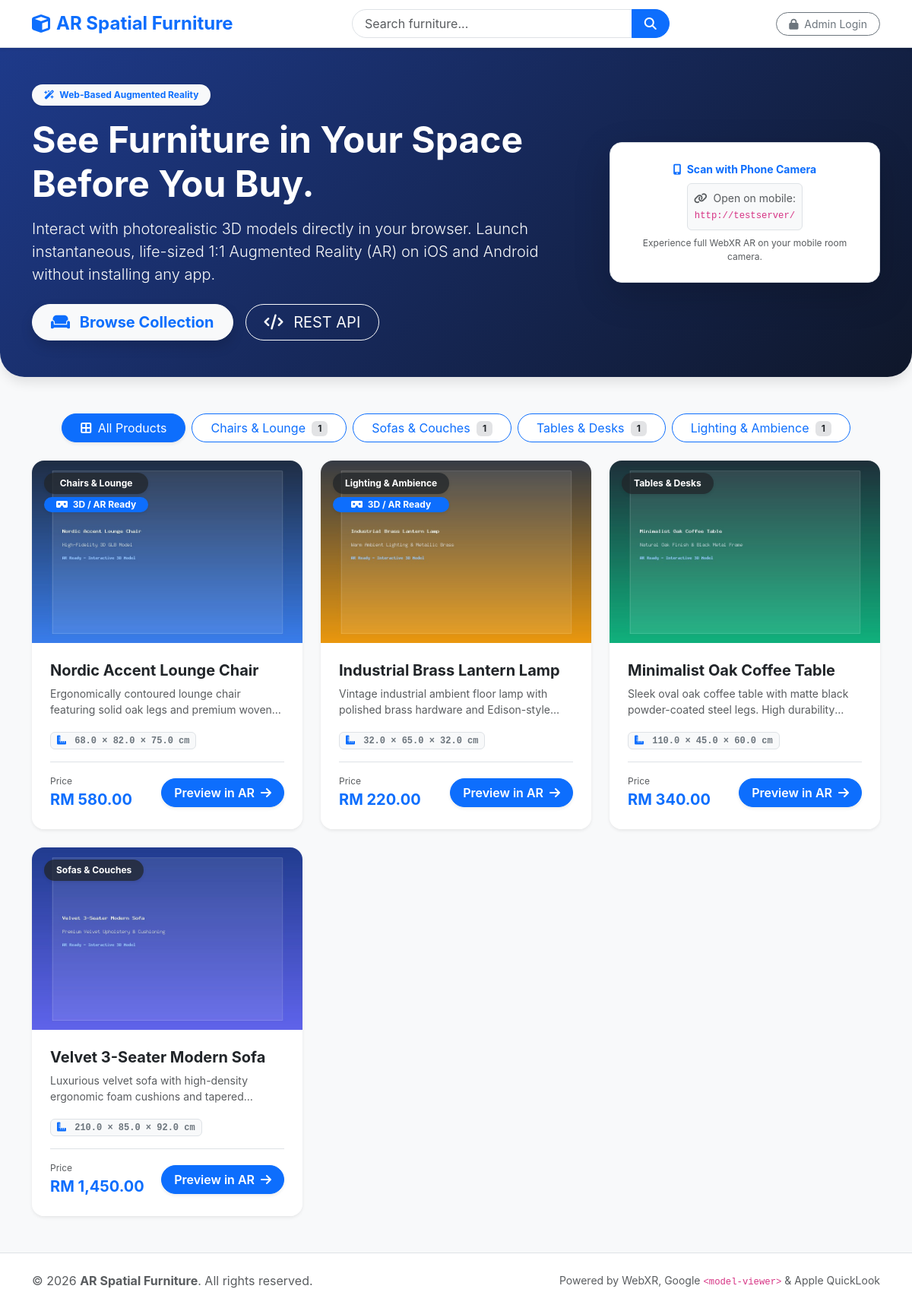
The page / on the database its author committed.
### tables this page shows
CREATE TABLE `categories` (
  `id` INT UNSIGNED AUTO_INCREMENT PRIMARY KEY,
  `slug` VARCHAR(100) NOT NULL UNIQUE,
  `name` VARCHAR(100) NOT NULL,
  `sort_order` INT NOT NULL DEFAULT 0,
  `is_active` TINYINT(1) NOT NULL DEFAULT 1,
  `created_at` DATETIME DEFAULT CURRENT_TIMESTAMP
);

CREATE TABLE `products` (
  `id` INT UNSIGNED AUTO_INCREMENT PRIMARY KEY,
  `category_id` INT UNSIGNED NOT NULL,
  `slug` VARCHAR(150) NOT NULL UNIQUE,
  `name` VARCHAR(150) NOT NULL,
  `description` TEXT NULL,
  `price` DECIMAL(10, 2) NOT NULL DEFAULT 0.00,
  `currency` VARCHAR(10) NOT NULL DEFAULT 'RM',
  `glb_path` VARCHAR(255) NULL,
  `usdz_path` VARCHAR(255) NULL,
  `thumb_path` VARCHAR(255) NULL,
  `width_cm` DECIMAL(6, 1) NULL DEFAULT 0.0,
  `height_cm` DECIMAL(6, 1) NULL DEFAULT 0.0,
  `depth_cm` DECIMAL(6, 1) NULL DEFAULT 0.0,
  `glb_x_m` DECIMAL(6, 3) NULL DEFAULT 0.000,
  `glb_y_m` DECIMAL(6, 3) NULL DEFAULT 0.000,
  `glb_z_m` DECIMAL(6, 3) NULL DEFAULT 0.000,
  `is_active` TINYINT(1) NOT NULL DEFAULT 1,
  `sort_order` INT NOT NULL DEFAULT 0,
  `created_at` DATETIME DEFAULT CURRENT_TIMESTAMP,
  `updated_at` DATETIME DEFAULT CURRENT_TIMESTAMP ON UPDATE CURRENT_TIMESTAMP,
  CONSTRAINT `fk_products_category` FOREIGN KEY (`category_id`) REFERENCES `categories` (`id`) ON DELETE CASCADE
);

### config/config.php (called while the page is built, shortened)
<?php
function getBaseUrl(): string {
    $isHttps = (!empty($_SERVER['HTTPS']) && $_SERVER['HTTPS'] !== 'off') ||
               (!empty($_SERVER['SERVER_PORT']) && $_SERVER['SERVER_PORT'] == 443) ||
               (!empty($_SERVER['HTTP_X_FORWARDED_PROTO']) && $_SERVER['HTTP_X_FORWARDED_PROTO'] === 'https');
    $protocol = $isHttps ? "https://" : "http://";
    $host = $_SERVER['HTTP_HOST'] ?? 'localhost';
    $scriptName = str_replace('\\', '/', $_SERVER['SCRIPT_NAME'] ?? '/index.php');
    $dir = str_replace('\\', '/', dirname($scriptName));
    $dir = preg_replace('#/(admin|api|includes|config)$#i', '', $dir);
    $path = ($dir === '/' || $dir === '.') ? '' : $dir;
    return rtrim($protocol . $host . $path, '/') . '/';
}

### includes/auth.php (called while the page is built, shortened)
<?php
function isAdminLoggedIn(): bool {
    return !empty($_SESSION['admin_id']);
}
function sanitize(?string $str): string {
    return htmlspecialchars(trim((string)$str), ENT_QUOTES, 'UTF-8');
}

### includes/categories.php (called while the page is built, shortened)
<?php
function getAllCategories(bool $activeOnly = false): array {
    $db = getDB();
    $sql = "SELECT c.*, COUNT(p.id) AS product_count
            FROM categories c
            LEFT JOIN products p ON c.id = p.category_id ";
    if ($activeOnly) {
        $sql .= " WHERE c.is_active = 1 ";
    }
    $sql .= " GROUP BY c.id ORDER BY c.sort_order ASC, c.name ASC";
    return $db->query($sql)->fetchAll();
}

### includes/products.php (called while the page is built, shortened)
<?php
require_once __DIR__ . '/../config/config.php';
function getProducts(?int $categoryId = null, bool $activeOnly = true, ?string $search = null): array {
    $db = getDB();
    $sql = "SELECT p.*, c.name AS category_name, c.slug AS category_slug
            FROM products p
            JOIN categories c ON p.category_id = c.id";
    $params = [];
    $conditions = [];
    if ($activeOnly) {
        $conditions[] = "p.is_active = 1 AND c.is_active = 1";
    }
    if (!empty($conditions)) {
        $sql .= " WHERE " . implode(' AND ', $conditions);
    }
    $sql .= " ORDER BY p.sort_order ASC, p.id DESC";
    $stmt = $db->prepare($sql);
    $stmt->execute($params);
    return $stmt->fetchAll();
}
function formatPrice(float $price, string $currency = APP_CURRENCY): string {
    return $currency . ' ' . number_format($price, 2);
}

### index.php (the view, shortened to what this page needs)
<?php
require_once __DIR__ . '/config/config.php';
require_once __DIR__ . '/includes/products.php';
require_once __DIR__ . '/includes/categories.php';
require_once __DIR__ . '/includes/auth.php';
$baseUrl = getBaseUrl();
$selectedCatSlug = sanitize($_GET['category'] ?? '');
$searchQuery = trim($_GET['q'] ?? '');
$categories = getAllCategories(true);
$selectedCatId = null;
$products = getProducts($selectedCatId, true, $searchQuery);
?>
<!DOCTYPE html>
<html lang="en">
<head>
    <link rel="stylesheet" href="https://cdn.jsdelivr.net/npm/bootstrap@5.3.2/dist/css/bootstrap.min.css">
    <link rel="stylesheet" href="https://cdnjs.cloudflare.com/ajax/libs/font-awesome/6.4.2/css/all.min.css">
    <link rel="stylesheet" href="<?= $baseUrl ?>css/style.css">
    <link rel="stylesheet" href="<?= $baseUrl ?>css/styles.css">
</head>
<body class="d-flex flex-column min-vh-100 bg-light">
<header class="navbar navbar-expand-lg navbar-light bg-white border-bottom sticky-top shadow-sm">
    <div class="container">
        <a class="navbar-brand fw-bold text-primary fs-4 d-flex align-items-center" href="<?= $baseUrl ?>">
            <i class="fa-solid fa-cube text-primary me-2"></i>
            <span><?= sanitize(APP_NAME) ?></span>
        </a>
        <div class="collapse navbar-collapse" id="mainNav">
            <form class="d-flex mx-auto my-2 my-lg-0 w-50" method="GET" action="<?= $baseUrl ?>">
                <div class="input-group">
                    <input class="form-control rounded-start-pill ps-3" type="search" name="q" placeholder="Search furniture..." value="<?= sanitize($searchQuery) ?>" aria-label="Search">
                    <button class="btn btn-primary rounded-end-pill px-3" type="submit">
                        <i class="fa-solid fa-magnifying-glass"></i>
                    </button>
                </div>
            </form>
            <div class="d-flex align-items-center gap-2">
                <?php if (isAdminLoggedIn()): ?>
                    <a href="<?= $baseUrl ?>admin/index.php" class="btn btn-outline-primary btn-sm rounded-pill px-3">
                        <i class="fa-solid fa-gauge-high me-1"></i> Admin Console
                    </a>
                <?php else: ?>
                    <a href="<?= $baseUrl ?>admin/login.php" class="btn btn-outline-secondary btn-sm rounded-pill px-3">
                        <i class="fa-solid fa-lock me-1"></i> Admin Login
                    </a>
                <?php endif; ?>
            </div>
        </div>
    </div>
</header>
<section class="hero-section text-white py-5 mb-5">
    <div class="container">
        <div class="row align-items-center g-4">
            <div class="col-lg-8">
                <span class="badge bg-light text-primary px-3 py-2 rounded-pill fw-bold mb-3 shadow-sm">
                    <i class="fa-solid fa-wand-magic-sparkles me-1"></i> Web-Based Augmented Reality
                </span>
                <h1 class="display-5 fw-bold mb-3">See Furniture in Your Space Before You Buy.</h1>
                <p class="lead text-light mb-4 opacity-90">
                    Interact with photorealistic 3D models directly in your browser. Launch instantaneous, life-sized 1:1 Augmented Reality (AR) on iOS and Android without installing any app.
                </p>
                <div class="d-flex flex-wrap gap-3">
                    <a href="#catalog" class="btn btn-light btn-lg text-primary fw-bold rounded-pill px-4 shadow">
                        <i class="fa-solid fa-couch me-2"></i> Browse Collection
                    </a>
                    <a href="<?= $baseUrl ?>api/products.php" target="_blank" class="btn btn-outline-light btn-lg rounded-pill px-4">
                        <i class="fa-solid fa-code me-2"></i> REST API
                    </a>
                </div>
            </div>
            <div class="col-lg-4 text-center desktop-qr-block">
                <div class="p-4 bg-white text-dark rounded-4 shadow-lg d-inline-block text-center border">
                    <p class="small fw-bold mb-2 text-primary">
                        <i class="fa-solid fa-mobile-screen-button me-1"></i> Scan with Phone Camera
                    </p>
                    <div id="qr-container" class="my-2 d-flex justify-content-center"></div>
                    <p class="text-muted extra-small mb-0">Experience full WebXR AR on your mobile room camera.</p>
                </div>
            </div>
        </div>
    </div>
</section>
<main class="container mb-5 flex-grow-1" id="catalog">
    <div class="d-flex flex-wrap gap-2 mb-4 justify-content-center">
        <a href="<?= $baseUrl ?>" class="btn <?= empty($selectedCatSlug) ? 'btn-primary shadow-sm' : 'btn-outline-primary bg-white' ?> rounded-pill px-4">
            <i class="fa-solid fa-border-all me-1"></i> All Products
        </a>
        <?php foreach ($categories as $cat): ?>
            <a href="<?= $baseUrl ?>?category=<?= urlencode($cat['slug']) ?>"
               class="btn <?= $selectedCatSlug === $cat['slug'] ? 'btn-primary shadow-sm' : 'btn-outline-primary bg-white' ?> rounded-pill px-4">
                <?= sanitize($cat['name']) ?>
                <span class="badge bg-secondary-subtle text-dark ms-1"><?= (int)$cat['product_count'] ?></span>
            </a>
        <?php endforeach; ?>
    </div>
    <div class="row g-4">
        <?php if (empty($products)): ?>
            <div class="col-12 text-center py-5">
                <div class="p-5 bg-white rounded-4 shadow-sm">
                    <i class="fa-solid fa-couch fa-4x text-muted mb-3 opacity-50"></i>
                    <h4 class="text-muted fw-bold">No products found.</h4>
                    <p class="text-secondary small mb-4">Try choosing a different category or clearing your search filters.</p>
                    <a href="<?= $baseUrl ?>" class="btn btn-primary rounded-pill px-4">View All Products</a>
                </div>
            </div>
        <?php else: ?>
            <?php foreach ($products as $prod): ?>
                <div class="col-12 col-sm-6 col-lg-4">
                    <div class="card product-card h-100 border-0 shadow-sm rounded-4 overflow-hidden position-relative d-flex flex-column">
                        <div class="position-absolute top-0 start-0 m-3 d-flex flex-column gap-1" style="z-index: 2;">
                            <span class="badge bg-dark bg-opacity-75 text-white backdrop-blur rounded-pill px-3 py-2 shadow-sm">
                                <?= sanitize($prod['category_name']) ?>
                            </span>
                            <?php if (!empty($prod['glb_path'])): ?>
                                <span class="badge bg-primary text-white rounded-pill px-3 py-1 shadow-sm">
                                    <i class="fa-solid fa-vr-cardboard me-1"></i> 3D / AR Ready
                                </span>
                            <?php endif; ?>
                        </div>
                        <a href="<?= $baseUrl ?>product.php?slug=<?= urlencode($prod['slug']) ?>" class="product-thumb-link overflow-hidden bg-light text-center d-block">
                            <?php
                            $thumbFile = $prod['thumb_path'] ? realpath(__DIR__ . '/' . $prod['thumb_path']) : null;
                            if ($thumbFile && file_exists($thumbFile)): ?>
                                <img src="<?= $baseUrl . sanitize($prod['thumb_path']) ?>" alt="<?= sanitize($prod['name']) ?>" class="w-100 object-fit-cover transition-zoom" style="height: 240px;" loading="lazy">
                            <?php else: ?>
                                <div class="d-flex align-items-center justify-content-center bg-light text-secondary" style="height: 240px;">
                                    <i class="fa-solid fa-cube fa-4x opacity-25"></i>
                                </div>
                            <?php endif; ?>
                        </a>
                        <div class="card-body p-4 d-flex flex-column flex-grow-1 bg-white">
                            <h5 class="fw-bold text-dark mb-2 text-truncate">
                                <a href="<?= $baseUrl ?>product.php?slug=<?= urlencode($prod['slug']) ?>" class="text-decoration-none text-dark hover-primary">
                                    <?= sanitize($prod['name']) ?>
                                </a>
                            </h5>
                            <p class="text-muted small mb-3 flex-grow-1 line-clamp-2">
                                <?= sanitize(mb_substr($prod['description'] ?? '', 0, 95)) ?>...
                            </p>
                            <div class="mb-3">
                                <span class="badge bg-light text-secondary border font-monospace small px-2 py-1">
                                    <i class="fa-solid fa-ruler-combined text-primary me-1"></i>
                                    <?= number_format((float)$prod['width_cm'], 1) ?> × <?= number_format((float)$prod['height_cm'], 1) ?> × <?= number_format((float)$prod['depth_cm'], 1) ?> cm
                                </span>
                            </div>
                            <div class="d-flex align-items-center justify-content-between pt-3 border-top mt-auto">
                                <div>
                                    <small class="text-muted d-block extra-small">Price</small>
                                    <span class="fs-5 fw-bold text-primary"><?= formatPrice((float)$prod['price'], $prod['currency']) ?></span>
                                </div>
                                <a href="<?= $baseUrl ?>product.php?slug=<?= urlencode($prod['slug']) ?>" class="btn btn-primary rounded-pill px-3 shadow-sm fw-semibold">
                                    <span>Preview in AR</span>
                                    <i class="fa-solid fa-arrow-right ms-1"></i>
                                </a>
                            </div>
                        </div>
                    </div>
                </div>
            <?php endforeach; ?>
        <?php endif; ?>
    </div>
</main>
<footer class="bg-white border-top py-4 text-center text-muted mt-auto">
    <div class="container">
        <div class="row align-items-center">
            <div class="col-md-6 text-md-start mb-2 mb-md-0">
                &copy; <?= date('Y') ?> <strong><?= sanitize(APP_NAME) ?></strong>. All rights reserved.
            </div>
            <div class="col-md-6 text-md-end small">
                <span>Powered by WebXR, Google <code>&lt;model-viewer&gt;</code> & Apple QuickLook</span>
            </div>
        </div>
    </div>
</footer>
</body>
</html>

### css/style.css (style rules this page uses)
:root { --primary-color: #2563eb; --primary-hover: #1d4ed8; --primary-light: #eff6ff; --dark-bg: #0f172a; --light-bg: #f8fafc; --card-shadow: 0 4px 6px -1px rgba(0, 0, 0, 0.08), 0 2px 4px -2px rgba(0, 0, 0, 0.04); --hover-shadow: 0 20px 25px -5px rgba(0, 0, 0, 0.1), 0 8px 10px -6px rgba(0, 0, 0, 0.05); }
body { font-family: -apple-system, BlinkMacSystemFont, "Segoe UI", Roboto, "Helvetica Neue", Arial, sans-serif; color: #1e293b; background-color: var(--light-bg); }
.hero-section { background: linear-gradient(135deg, #1e3a8a 0%, #0f172a 100%); border-radius: 0 0 2rem 2rem; box-shadow: 0 10px 15px -3px rgba(0, 0, 0, 0.1); }
.product-card { transition: transform 0.25s cubic-bezier(0.4, 0, 0.2, 1), box-shadow 0.25s cubic-bezier(0.4, 0, 0.2, 1); background: #ffffff; }
.product-thumb-link { background: radial-gradient(circle, #f8fafc 0%, #e2e8f0 100%); }
.transition-zoom { transition: transform 0.3s ease; }
.extra-small { font-size: 0.75rem; }
.line-clamp-2 { display: -webkit-box; -webkit-line-clamp: 2; -webkit-box-orient: vertical; overflow: hidden; }

### rows shown on the page
categories: name "Chairs & Lounge", product_count "1"
categories: name "Sofas & Couches", product_count "1"
categories: name "Tables & Desks", product_count "1"
categories: name "Lighting & Ambience", product_count "1"
products: category.name "Chairs & Lounge", shows "3D / AR Ready", thumb_path (picture), name "Nordic Accent Lounge Chair", description "Ergonomically contoured lounge chair featuring solid oak legs and premium…", width_cm "68.0", height_cm "82.0", depth_cm "75.0", formatPrice((float)$prod['price'], $prod['currency']) "RM 580.00"
products: category.name "Lighting & Ambience", shows "3D / AR Ready", thumb_path (picture), name "Industrial Brass Lantern Lamp", description "Vintage industrial ambient floor lamp with polished brass hardware and…", width_cm "32.0", height_cm "65.0", depth_cm "32.0", formatPrice((float)$prod['price'], $prod['currency']) "RM 220.00"
products: category.name "Tables & Desks", thumb_path (picture), name "Minimalist Oak Coffee Table", description "Sleek oval oak coffee table with matte black powder-coated steel legs. High…", width_cm "110.0", height_cm "45.0", depth_cm "60.0", formatPrice((float)$prod['price'], $prod['currency']) "RM 340.00"
products: category.name "Sofas & Couches", thumb_path (picture), name "Velvet 3-Seater Modern Sofa", description "Luxurious velvet sofa with high-density ergonomic foam cushions and…", width_cm "210.0", height_cm "85.0", depth_cm "92.0", formatPrice((float)$prod['price'], $prod['currency']) "RM 1,450.00"

### other values the page prints
APP_NAME "AR Spatial Furniture"
